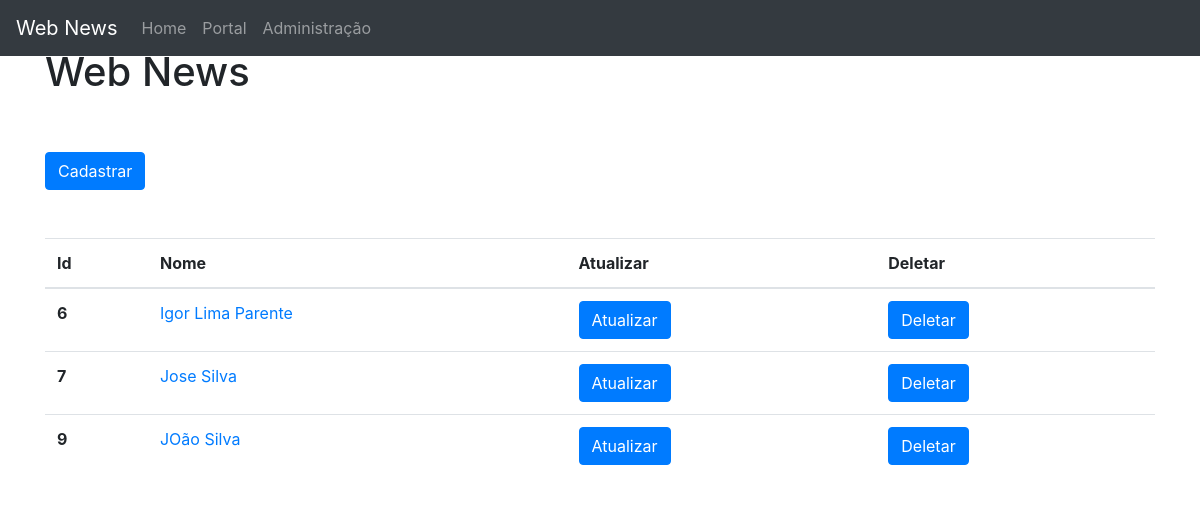
The page /news/autores on the database as committed earlier.
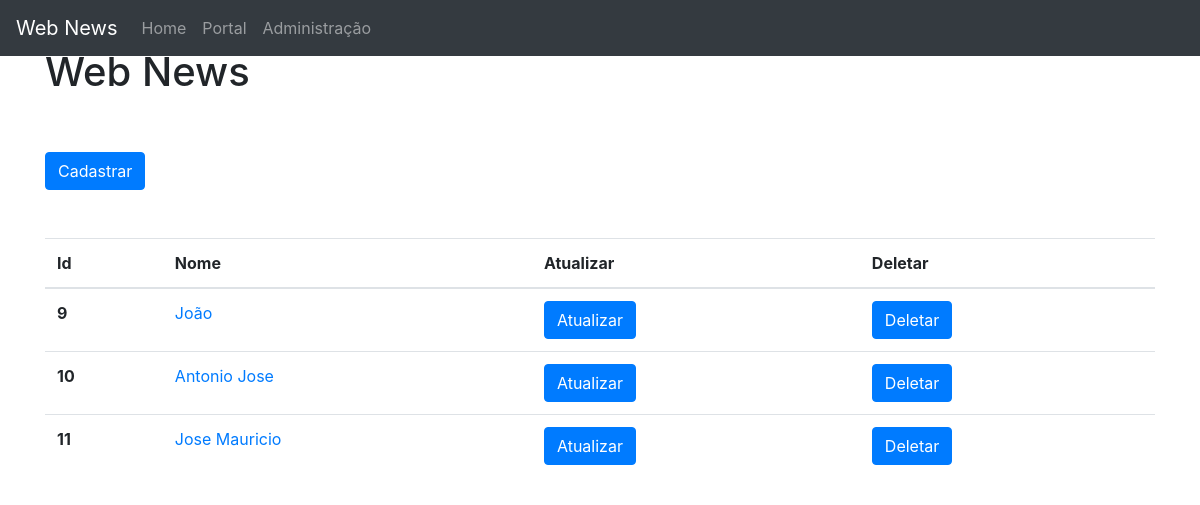
The same page on the database as committed later.
### news/models.py (models this page shows, shortened)
class Autor(models.Model):
    nome = models.CharField('Nome', max_length=250)
    class Meta:
        verbose_name = 'Autor'
        verbose_name_plural = 'Autores'

### news/views.py (the view)
# urls.py: path('autores', ListarListView.as_view(), name='listar_autores'),
class ListarListView(ListView):
    model=Autor
    template_name='autor/listar.html'
    context_object_name='autores'

### news/templates/autor/listar.html
{% extends 'base.html' %}
{% load bootstrap4 %}
{% block content %}
    <a href="autores/cadastro" class="btn btn-primary mt-5">Cadastrar</a>
    <table class="table mt-5">
        <thead>
          <tr>
            <th scope="col">Id</th>
            <th scope="col">Nome</th>
            <th scope="col">Atualizar</th>
            <th scope="col">Deletar</th>
          </tr>
        </thead>
        <tbody>
        {% for autor in autores %}
          <tr>
            <th scope="row">{{autor.id}}</th>
            <td><a href="autores/{{autor.id}}">{{ autor.nome }}</a></td>
            <td><a href="autores/atualizar/{{autor.id}}" class="btn btn-primary">Atualizar</a></td>
            <td><a href="autores/deletar/{{autor.id}}" class="btn btn-primary">Deletar</a></td>
          </tr>
        {% endfor  %}
        </tbody>
      </table>
    {% endblock content %}

Rows that differ between the two databases and show on the page:
removed Autor: id "6", nome "Igor Lima Parente"
removed Autor: id "7", nome "Jose Silva"
changed Autor id 9: nome "JOão Silva" → "João"
added Autor: id "10", nome "Antonio Jose"
added Autor: id "11", nome "Jose Mauricio"
